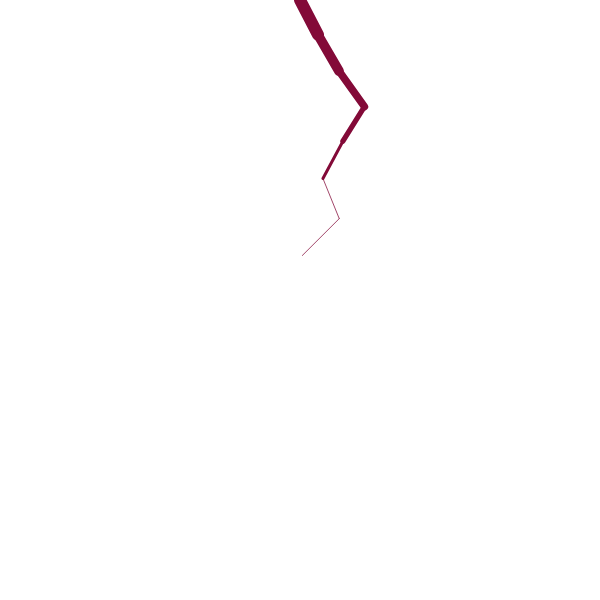
Frame 1 (no input)
Frame 60 (no input): identical to frame 1, image omitted
Frame 120 (the mouse pressed at the canvas centre since frame 60): identical to frame 1, image omitted

The p5.js sketch that drew this single still picture (run headless with seeded random() and noise() and a simulated clock; from frame 60 on, the mouse is pressed at the canvas centre):

// p5.js sketch
// ── sketch.js
const lightningProps = {
  start: {
    x: 0,
    y: 0
  },
  end: {
    x: 0,
    y: 0
  },
  thickness: 12,
  taper: 2.25,
  bolt_length: 7,
  angles: {
    x: [],
    y: []
  },
  col: '#830a38'
};

function setup() {
  createCanvas(600, 600);

  for (let i = 0; i < lightningProps.bolt_length; i++) {
    lightningProps.angles.x[i] = random(-42, 42);
    lightningProps.angles.y[i] = random(33, 42);
  }
}

function draw() {
  clear();
  lightning(lightningProps.angles);
}

function lightning(angles) {
  lightningProps.start.x = width * 0.5;
  lightningProps.start.y = 0;


  for (let i = 0; i < lightningProps.bolt_length; i++) {
    lightningProps.end.x = lightningProps.start.x + lightningProps.angles.x[i];
    lightningProps.end.y = lightningProps.start.y + lightningProps.angles.y[i];

    strokeWeight(lightningProps.thickness - lightningProps.taper * i);
    stroke(lightningProps.col);
    line(lightningProps.start.x, lightningProps.start.y, lightningProps.end.x, lightningProps.end.y);


    lightningProps.start.x = lightningProps.end.x;
    lightningProps.start.y = lightningProps.end.y;
  }
}
